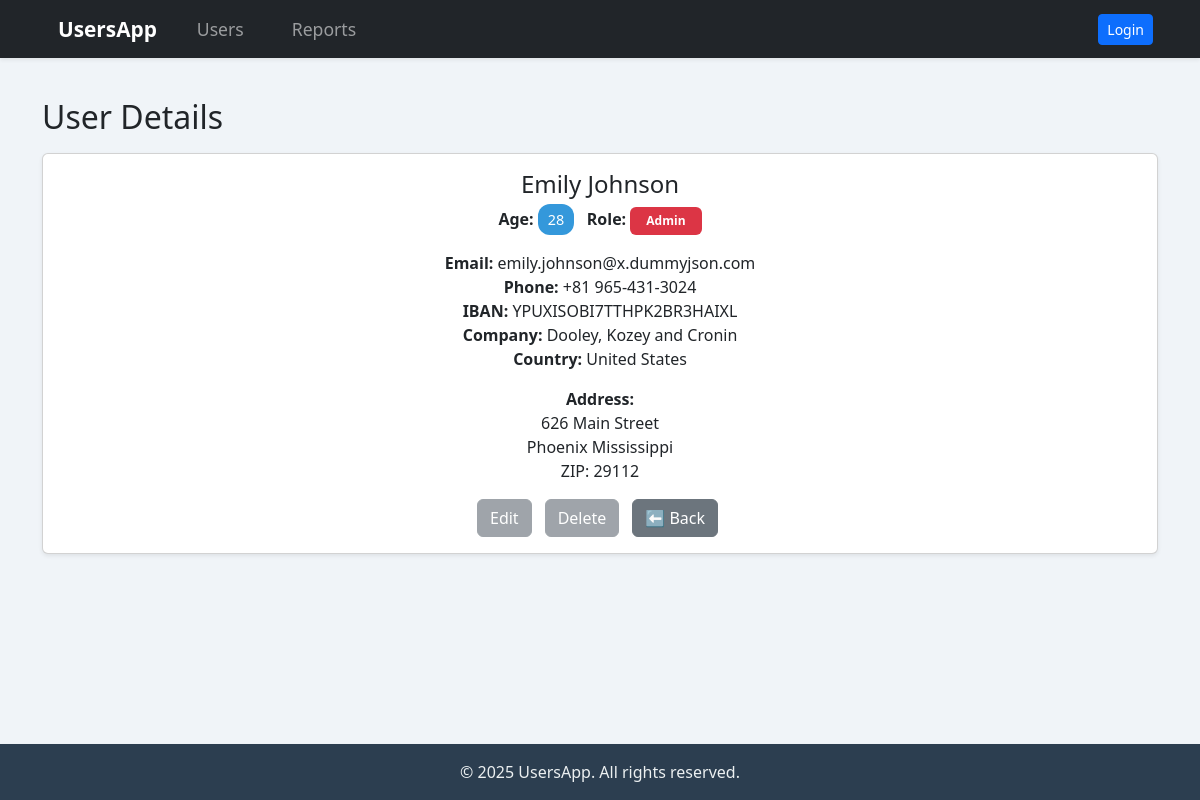
The page /users/details/1 on the database its author committed.
### tables this page shows
CREATE TABLE users (
            id INTEGER PRIMARY KEY AUTOINCREMENT,
            firstName TEXT,
            lastName TEXT,
            age INTEGER,
            email TEXT,
            company TEXT,
            phone TEXT,
            iban TEXT,
            country TEXT,
            address_street TEXT,
            address_city TEXT,
            address_state TEXT,
            address_postal TEXT,
            role TEXT
        );

### routes/users.py (the view)
@users_bp.route("/details/<int:user_id>")
def user_details(user_id):
    user = crud_service.get_user(user_id)
    if not user:
        flash("User not found.", "warning")
        return redirect(url_for("users.list_users"))
    return render_template("users/details.html", user=user)

### app.py (called while the page is built)
@app.before_request
def restrict_access():
    open_routes = ["/auth/login", "/static", "/", "/favicon.ico"]
    if not any(request.path.startswith(r) for r in open_routes):
        if "admin" not in session:
            flash("❌ You must be logged in as Admin to perform this action.", "danger")
            return redirect(url_for("auth.login"))

### database/__init__.py (called while the page is built)
def get_connection():
    conn = sqlite3.connect(DATABASE)
    conn.row_factory = sqlite3.Row
    return conn

### services/crud_service.py (called while the page is built)
def get_user(user_id: int) -> Optional[Dict[str, Any]]:
    conn = get_connection()
    cur = conn.cursor()
    cur.execute("SELECT * FROM users WHERE id=?", (user_id,))
    row = cur.fetchone()
    conn.close()
    return row

### templates/users/details.html (shortened to what this page needs)
{% extends "layouts/base.html" %}
{% block content %}
<h2 class="mb-3">User Details</h2>
<div class="card shadow-sm text-center">
  <div class="card-body">
    <h4 class="card-title">{{ user.firstName }} {{ user.lastName }}</h4>
    <p class="card-text">
      <strong>Age:</strong> <span class="badge-age">{{ user.age }}</span>
      &nbsp; <strong>Role:</strong>
      {% if user.role == 'admin' %}
        <span class="badge bg-danger text-white px-3 py-2">{{ user.role|capitalize }}</span>
      {% elif user.role == 'moderator' %}
        <span class="badge bg-warning text-dark px-3 py-2">{{ user.role|capitalize }}</span>
      {% else %}
        <span class="badge bg-secondary text-white px-3 py-2">{{ user.role|capitalize or 'User' }}</span>
      {% endif %}
    </p>
    <p class="card-text mt-3">
      <strong>Email:</strong> {{ user.email }} <br>
      <strong>Phone:</strong> {{ user.phone or '-' }} <br>
      <strong>IBAN:</strong> {{ user.iban or '-' }} <br>
      <strong>Company:</strong> {{ user.company or '-' }} <br>
      <strong>Country:</strong> {{ user.country or '-' }}
    </p>
    <div class="mb-3">
      <strong>Address:</strong><br>
      {{ user.address_street or '-' }}<br>
      {{ user.address_city or '' }} {{ user.address_state or '' }}<br>
      ZIP: {{ user.address_postal or '-' }}
    </div>
    <div class="d-flex justify-content-center gap-2">
      {% if session.admin %}
        <a href="{{ url_for('users.edit_user', user_id=user.id) }}" class="btn btn-warning">✏️ Edit</a>
        <button class="btn btn-danger"
                data-bs-toggle="modal"
                data-bs-target="#confirmDeleteModal"
                data-user-id="{{ user.id }}"
                data-user-name="{{ user.firstName }}">
          🗑 Delete
        </button>
      {% else %}
        <button class="btn btn-secondary" disabled>Edit</button>
        <button class="btn btn-secondary" disabled>Delete</button>
      {% endif %}
      <a href="{{ url_for('users.list_users') }}" class="btn btn-secondary">⬅️ Back</a>
    </div>
  </div>
</div>
{% endblock %}

### static/css/style.css (style rules this page uses)
body { background-color: #f0f4f8; font-family: "Segoe UI", Tahoma, Geneva, Verdana, sans-serif; min-height: 100vh; display: flex; flex-direction: column; }
h2 { margin-bottom: 20px; }
.btn { margin-right: 5px; transition: transform 0.2s ease-in-out; }
.badge-age { background-color: #3498db; color: #fff; font-size: 0.9rem; padding: 6px 10px; border-radius: 12px; }

### rows shown on the page
users: firstName "Emily", lastName "Johnson", age "28", role "Admin", email "emily.johnson@x.dummyjson.com", phone "+81 965-431-3024", iban "YPUXISOBI7TTHPK2BR3HAIXL", company "Dooley, Kozey and Cronin", country "United States", address_street "626 Main Street", address_city "Phoenix", address_state "Mississippi", address_postal "29112"
